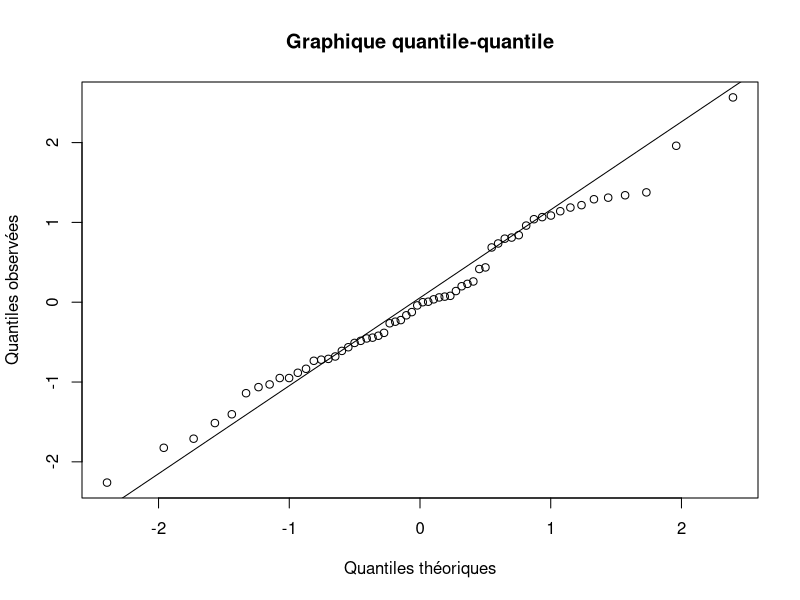
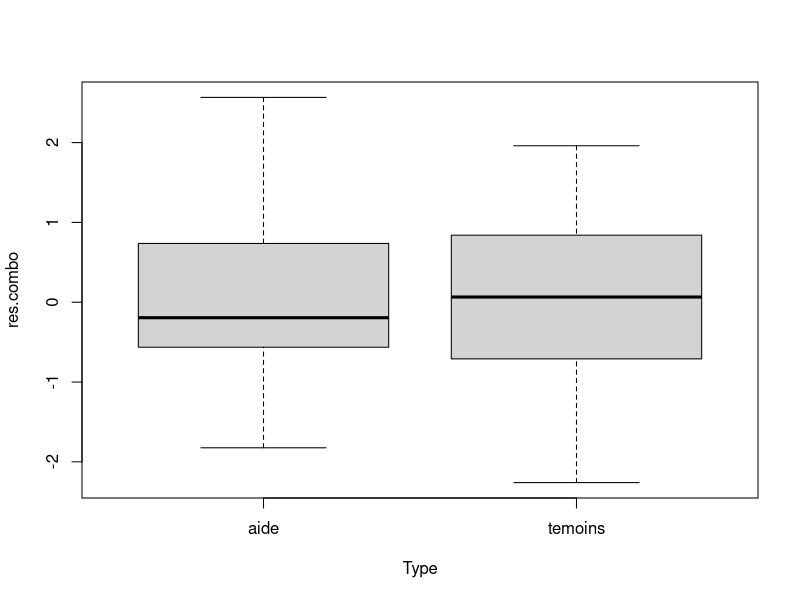
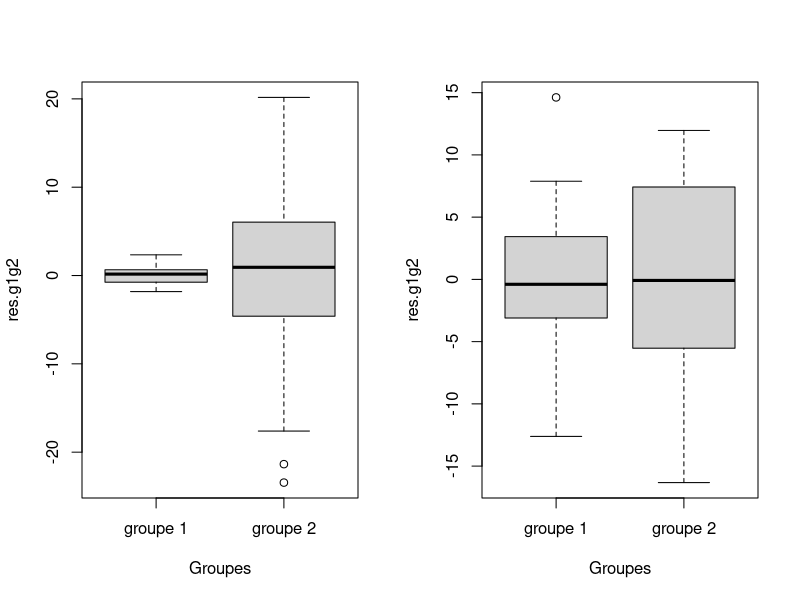
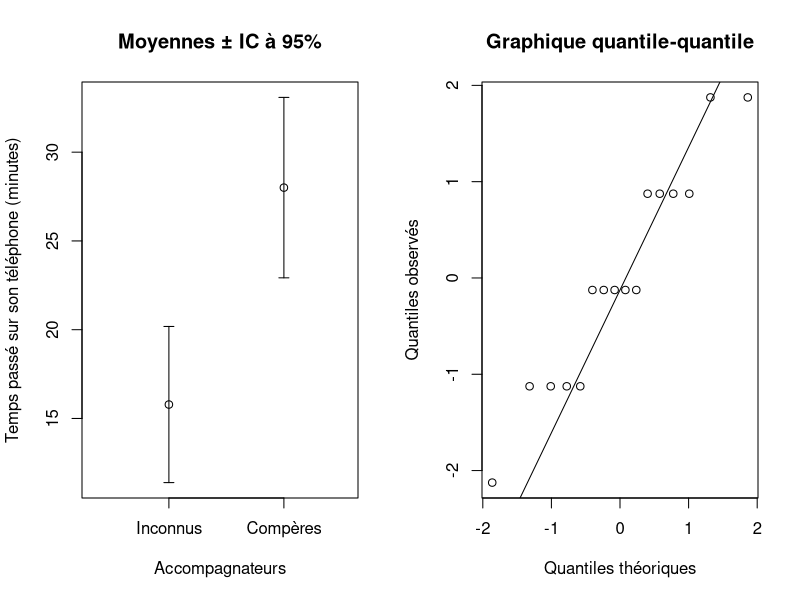
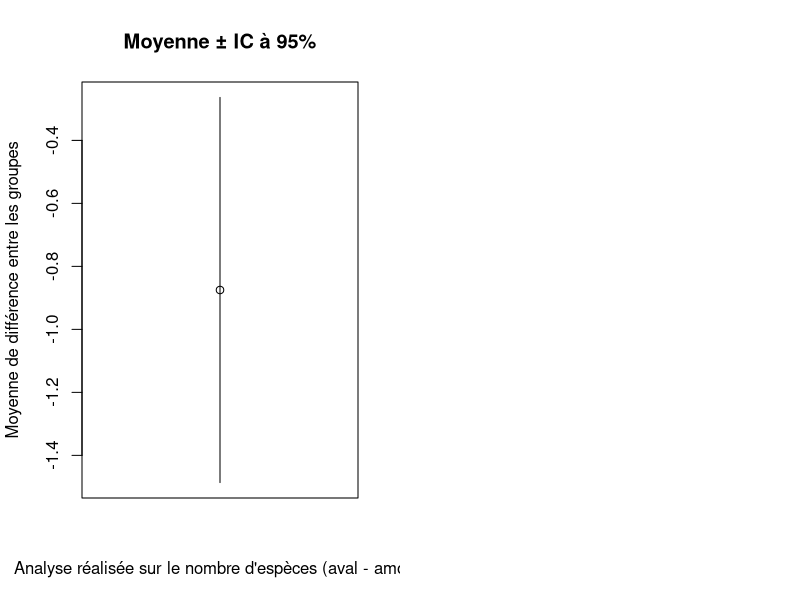
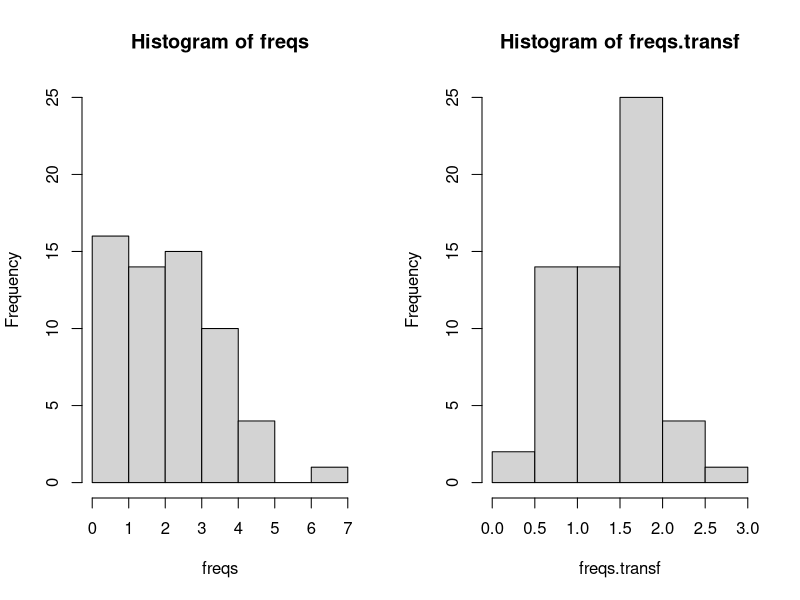
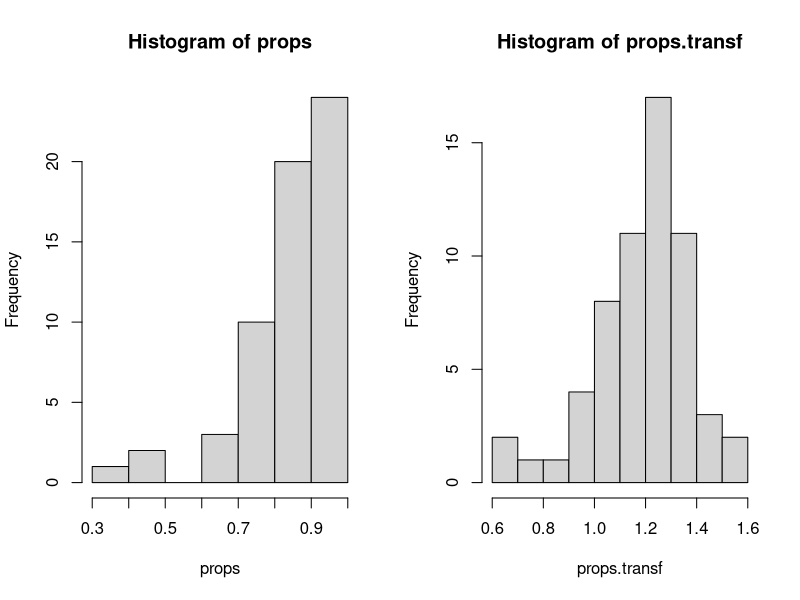

Recreate these plots in R, in order.
## ---- chunk 1
##test t pour deux échantillons

##générer données pour deux groupes

## NOTE ELISE: Selon le nouvel exemple Hauteur = notes des eleves, argile= aide aux devoirs, tourbe = temoins.

## J'ai juste changer les noms lorsqu'ils etaient visibles dans le pdf
y <- matrix(NA, 60, 1)
beta_int <- 20      #mean of ref group
beta_x1 <- 16.5     #difference between means
x1 <- c(rep(x = 1, times = 30),rep(x = 0, times = 30)) #set up x1 variable
set.seed(seed = 34)
for (i in 1:60) {
y[i] <- round(rnorm(n = 1, mean = (beta_int + beta_x1*x1[i]), 
              sd = 1), digits = 2)    #error component with sd=1
}
df <- data.frame(x1)
df$Note <- y
df$Type <- factor(ifelse(df$x1 == 1, "aides", "temoins"))
df <- df[, c(2, 3)]
colnames(df) <-c("Note", "Type")
#write.table(df, file = "semis.txt", col.names = TRUE, row.names = FALSE, 
#            quote = FALSE, sep = "\t")
##reorganize to display in table
df.aides <- df[df$Type == "aides", "Note"]
df.temoins <- df[df$Type == "temoins", "Note"]
df.reorg <- data.frame(Temoins = df.temoins, Aides = df.aides)

df.matrix <- matrix(data = df$Note, ncol = 6, nrow = 10)

var.aides <- var(df.aides)
var.temoins <- var(df.temoins)

n.temoins <- nrow(df.temoins)
n.aides <- nrow(df.aides)

var.pooled <- (((n.temoins - 1) * var.temoins) + ((n.aides - 1) * var.aides))/(n.temoins + n.aides - 2)

SE <- sqrt((var.pooled/n.temoins) + (var.pooled/n.aides))

t.out <- t.test(Note ~ Type, data = df, var.equal = TRUE)

## ---- chunk 2
library(knitr)
library(kableExtra)

df_notes <- as.data.frame(df.matrix)
colnames(df_notes) <- c("Aide 1", "Aide 2", "Aide 3", "Témoin 1", "Témoin 2", "Témoin 3")

# Generate the table with custom styling for merged cells
kable(df_notes, 
      col.names = NULL,
      row.names = FALSE, 
      caption = "Notes sur 40 des élèves dans les deux groupes de l'expérience.",
      "html", booktabs = TRUE, escape = FALSE, align = "c") %>% 
  add_header_above(c("Aide aux devoirs" = 3, "Témoins" = 3)) %>%
  kable_styling(full_width = T, position = "center") 

## ---- chunk 3
eleves <- read.table(file = "Module_4/data/eleves.txt", header = TRUE)

##premières observations
head(eleves)
## ---- chunk 4
##on exécute le test t pour deux groupes
t.test(Note ~ Type, data = eleves, var.equal = TRUE)
## ---- chunk 5
##on crée un sous-jeu de données pour les élèves ayant eu l'aide aux devoirs
eleves.aide <- eleves[eleves$Type == "aide", "Note"]
eleves.aide

##on crée un sous-jeu de données les élèves témoins
eleves.temoins <- eleves[eleves$Type == "temoins", "Note"]
eleves.temoins

##résidus du groupe avec aide aux devoir
res.aide <- eleves.aide - mean(eleves.aide)

##résidus du groupe témoins
res.temoins <- eleves.temoins - mean(eleves.temoins)

##on combine les résidus des deux groupes
res.combo <- c(res.aide, res.temoins)

##test formel Anderson-Darling
library(nortest)
ad.test(res.combo)

##graphique quantile-quantile
qqnorm(res.combo, ylab = "Quantiles observées",
       xlab = "Quantiles théoriques", 
       main = "Graphique quantile-quantile")
qqline(res.combo)
## ---- chunk 6
##on met les résidus dans le jeu de données
eleves$res.combo <- res.combo
##on crée le graphique
boxplot(res.combo ~ Type, data = eleves)
## ---- chunk 7
##generate one group, low variance
g1 <- rnorm(30, mean = 3, sd = 1)
g2 <- rnorm(30, mean = 0, sd = 10)
##compute residuals
g1.res <- g1 - mean(g1)
g2.res <- g2 - mean(g2)
##combine
res.g1g2 <- c(g1.res, g2.res)
par(mfrow = c(1, 2))
boxplot(res.g1g2 ~ c(rep("groupe 1", 30), rep("groupe 2", 30)),
        xlab = "Groupes")
##generate one group, low variance
g1 <- rnorm(30, mean = 3, sd = 5)
g2 <- rnorm(30, mean = 0, sd = 8)
##compute residuals
g1.res <- g1 - mean(g1)
g2.res <- g2 - mean(g2)
##combine
res.g1g2 <- c(g1.res, g2.res)
boxplot(res.g1g2 ~ c(rep("groupe 1", 30), rep("groupe 2", 30)),
        xlab = "Groupes")
## ---- chunk 8
##test t de Student
t.test(Note ~ Type, data = eleves, var.equal = TRUE)
##test t de Welch
t.test(Note ~ Type, data = eleves, var.equal = FALSE)
## ---- chunk 9
##set seed
set.seed(seed = 222)
##open
open <- rnorm(n = 15, mean = 15, sd = 8.1)
closed <- rnorm(n = 15, mean = 30, sd = 8.1)
combo.vig <- data.frame(Temps = c(open, closed), 
                        Milieu = c(rep("ferme", 15), rep("ouvert", 15)))
write.table(combo.vig, file = "Module_4/data/vigilance.txt", col.names = TRUE, 
            row.names = FALSE, quote = FALSE, sep = "\t")
vig.mat <- matrix(data = c(open, closed), nrow = 5, ncol = 6)
##print(xtable(vig.mat, caption = "Temps à rester vigilants de différents individus déplacés dans un milieu ouvert ou un milieu fermé.", label = "tab:vig"), caption.placement = "top")
## ---- chunk 10
library(knitr)
library(kableExtra)

df_temps <- as.data.frame(vig.mat)

# Generate the table with custom styling for merged cells
kable(df_temps, 
      col.names = NULL,
      row.names = FALSE, 
      caption = "Temps en minutes passé sur son téléphone portable de différents individus dînant avec des compères ou des étudiants inconnus de d'autres disciplines.",
      "html", booktabs = TRUE, escape = FALSE, align = "c") %>% 
  add_header_above(c("Inconnus" = 3, "Compères" = 3)) %>%
  kable_styling(latex_options = c("hold_position")) 
## ---- chunk 11
temps <- read.table("Module_4/data/temps.txt", header = TRUE)

##premières observations
head(temps)

##dernières observations
tail(temps)
## ---- chunk 12
##temps pour dîner avec inconnus
inconnus <- temps[temps$Accompagnateurs == "inconnus",  "Temps"]
##temps pour dîner avec compères
comperes <- temps[temps$Accompagnateurs == "comperes", "Temps"]
##test unilatéral avec x plus grand que y
t.out <- t.test(x = comperes, y= inconnus, data = temps, 
                var.equal = TRUE, alternative = "greater")
t.out
## ---- chunk 13
##moyenne des groupes
moy.inconnus <- mean(inconnus)
moy.comperes <- mean(comperes)

##SD des groupes
sd.inconnus <- sd(inconnus)
sd.comperes <- sd(comperes)

##n des groupes
n.inconnus <- length(inconnus)
n.comperes <- length(comperes)

##SE des moyennes
SE.inconnus <- sd.inconnus/sqrt(n.inconnus)
SE.comperes <- sd.comperes/sqrt(n.comperes)

##IC's à 95%
IC.inf95.inconnus <- moy.inconnus - 
  qt(p = 0.025, df = n.inconnus - 1) * SE.inconnus
IC.sup95.inconnus <- moy.inconnus + 
  qt(p = 0.025, df = n.inconnus - 1) * SE.inconnus
IC.inf95.comperes <- moy.comperes - 
  qt(p = 0.025, df = n.comperes - 1) * SE.comperes
IC.sup95.comperes <- moy.comperes + 
  qt(p = 0.025, df = n.comperes - 1) * SE.comperes

##graphique
plot(y = 0, x = 0, xlab = "Accompagnateurs",
     ylab = "Temps passé sur son téléphone (minutes)", 
     main = "Moyennes ± IC à 95%",
     ylim = range(c(IC.inf95.inconnus, IC.inf95.comperes, 
                    IC.sup95.inconnus, IC.sup95.comperes)),
     xlim = c(0, 1),
     xaxt = "n")

##ajout de l'axe des x
axis(side = 1, at = c(0.3, 0.75), labels = c("Inconnus", "Compères"))

##ajout des points
points(y = c(moy.inconnus, moy.comperes), x = c(0.3, 0.75))

# ajout des barres d'erreur
arrows(x0 = c(0.3, 0.75), x1 = c(0.3, 0.75), 
       y0 = c(IC.inf95.inconnus, IC.inf95.comperes),
       y1 = c(IC.sup95.inconnus, IC.sup95.comperes), 
       length = 0.05, code = 3, angle = 90)
## ---- chunk 14
poissons <- read.table("Module_4/data/poissons.txt", header = TRUE)
head(poissons)
tail(poissons)
## ---- chunk 15
poissons$Diff <- poissons$Aval - poissons$Amont
head(poissons) 
mean.diff <- mean(poissons$Diff)
mean.diff
SD <- sd(poissons$Diff)
SD
SE <- SD/sqrt(nrow(poissons))
SE
t.poissons <- t.test(poissons$Diff, alternative = "less")
## ---- chunk 16
##test t à un groupe sur la différence
t.test(poissons$Diff, alternative = "less")
## ---- chunk 17
##même test t, mais utilisant syntaxe de formule
##et l'argument paired = TRUE
t.test(poissons$Aval, poissons$Amont, paired = TRUE,
       alternative = "less")
## ---- chunk 18
##calcul des résidus
res.diff <- poissons$Diff - mean(poissons$Diff)
##graphique quantile-quantile
qqnorm(res.diff, ylab = "Quantiles observés", 
       xlab = "Quantiles théoriques", 
       main = "Graphique quantile-quantile")
qqline(res.diff)
## ---- chunk 19
##degrés de liberté résiduels
res.df <- nrow(poissons) - 1

##IC à 95%
inf95 <- mean.diff + qt(p = 0.025, df = res.df) * SE
sup95 <- mean.diff - qt(p = 0.025, df = res.df) * SE

##graphique
plot(x = 0.5, y = mean.diff,
     ylab = "Moyenne de différence entre les groupes",
     xlab = "Analyse réalisée sur le nombre d'espèces (aval - amont)",
     main = "Moyenne ± IC à 95%",
     ylim = range(c(inf95, sup95)),
     xaxt = "n")

##ajout d'IC à 95%
segments(x0 = 0.5, x1 = 0.5,
         y0 = inf95, y1 = sup95)
## ---- chunk 20
##transformation log sur Temps passé sur téléphone
temps$log.Temps <- log(temps$Temps)
head(temps)
## ---- chunk 21
##on crée une variable de fréquences provenant
##d'une distribution de Poisson avec
##une moyenne de 2.5
freqs <- rpois(n = 60, lambda = 2.5)
##transformation racine carrée sur des fréquences
freqs.transf <- sqrt(freqs)
## On représente les deux distributions dans une même figure
par(mfrow = c(1, 2))
## Distribution originale
hist(freqs, ylim = c(0, 25))
## Distribution transformée
hist(freqs.transf, ylim = c(0, 25))
## ---- chunk 22
##on crée une série de proportions
##à partir d'une distribution bêta
props <- rbeta(n = 60, shape1 = 5, shape2 = 1)
##transformation arcsinus sur les proportions
props.transf <- asin(sqrt(props))
## On représente les deux distributions dans une même figure
par(mfrow = c(1, 2))
## Distribution originale
hist(props)
## Distribution transformée
hist(props.transf)
## ---- chunk 23
##transformation inverse sur le Temps passé sur son téléphone
temps$inv.Temps <- 1/(temps$Temps)
head(temps)
## ---- chunk 24
##transformation au carré sur le Temps passé sur son téléphone
temps$carre.Temps <- (temps$Temps)^2
head(temps)
